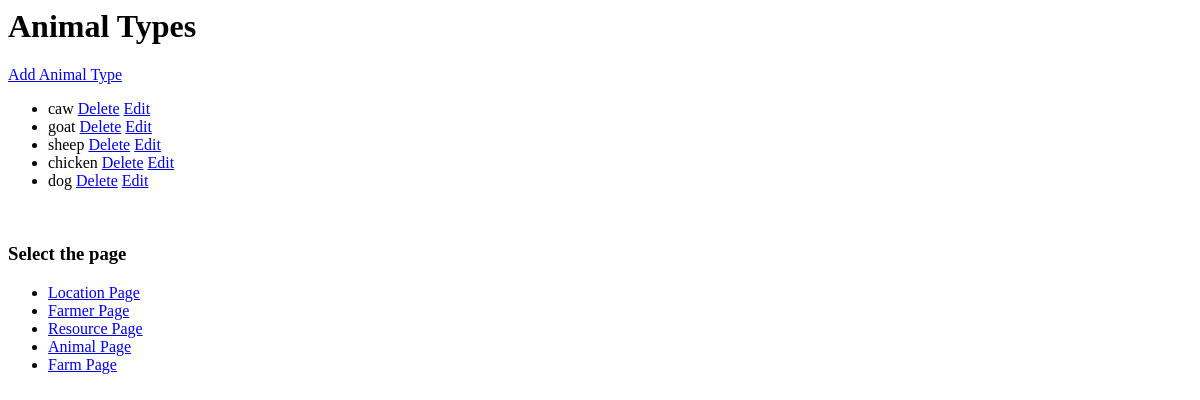
Page /animal_type on the earlier database version.
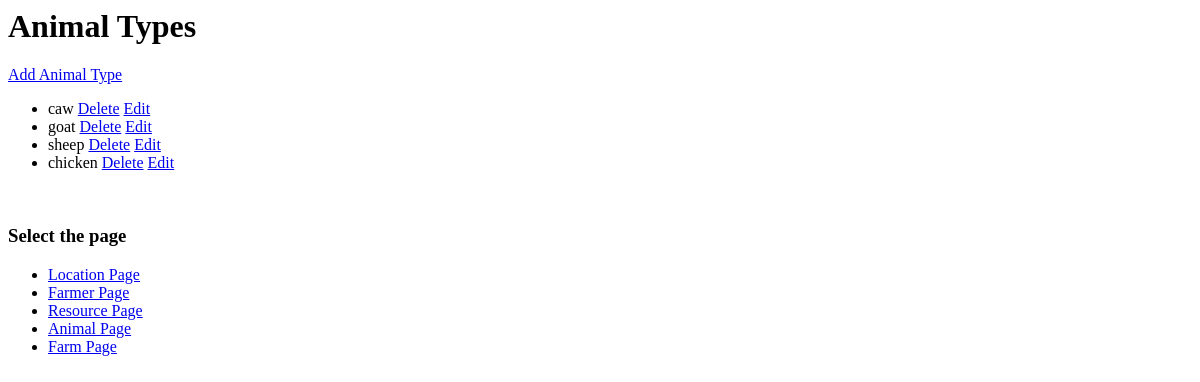
Same page on the later database version.
### farm/models.py (models this page shows, shortened)
class AnimalType(models.Model):
    name = models.CharField(max_length=100)

### farm/views.py (the view)
# urls.py: path('animal_type', views.type_animal,name='animal_types'),
def type_animal(request):
    animal_types = AnimalType.objects.all()
    return render(request, 'animal_type/animal_type.html',{'animal_types':animal_types})

### templates/animal_type/animal_type.html (shortened to what this page needs)
    <h1>Animal Types</h1>
    <a href="{% url 'add_animal_type' %}">Add Animal Type</a>
    <ul>
        {% for animal_type in animal_types %}
            <li>
                {{ animal_type.name }}
                <a href="{% url 'delete_animal_type' animal_type.id %}">Delete</a>
                <a href="{% url 'edit_animal_type' animal_type.id %}">Edit</a>
            </li>
        {% endfor %}
    </ul><br>
    <h3>Select the page </h3>
<ul>
    <li><a href="{% url 'location' %}">Location Page</a></li>
    <li><a href="{% url 'farmer' %}">Farmer Page</a></li>
    <li><a href="{% url 'resources' %}">Resource Page</a></li>
    <li><a href="{% url 'animal' %}">Animal Page</a></li>
    <li><a href="{% url 'farm' %}">Farm Page</a></li>
</ul>

Differences in the rows shown:
removed AnimalType: name "dog"
